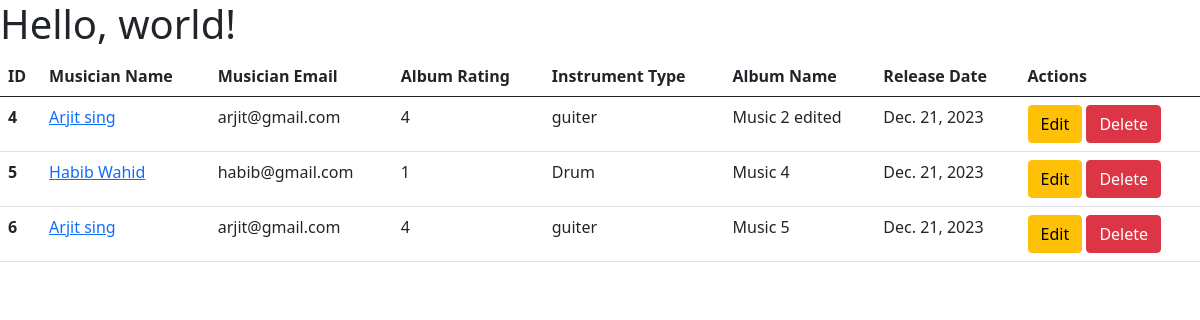
The page / on the database its author committed.
### Album/models.py (models this page shows)
class Albums(models.Model):
    name = models.CharField(max_length=60)
    release_date = models.DateField(auto_now_add=True)
    MY_CHOICES = (
        ('1', ' 1 star'),
        ('2', ' 2 star'),
        ('3', ' 3 star'),
        ('4', ' 4 star'),
        ('5', ' 5 star'),
    )
    Rating = models.CharField(max_length=10, choices=MY_CHOICES)
    musician = models.ForeignKey(Musicians ,on_delete=models.CASCADE)

### musician/models.py (models this page shows)
class Musicians(models.Model):
    first_name = models.CharField(max_length=30)
    last_name = models.CharField(max_length=30)
    email = models.EmailField()
    phone_number = models.IntegerField()
    instrument = models.TextField()

### Musicians_Directory/views.py (the view)
# urls.py: 2. Add a URL to urlpatterns:  path('', views.home, name='home')
def home(request):
    data = Albums.objects.all()
    print(data)
    return render(request, 'index.html',{'data':data})

### templates/index.html
{% extends "base.html" %}
{% block content %}
<table class="table">
    <thead>
      <tr>
        <th scope="col">ID</th>
        <th scope="col">Musician Name</th>
        <th scope="col">Musician Email</th>
        <th scope="col">Album Rating</th>
        <th scope="col">Instrument Type</th>
        <th scope="col">Album Name</th>
        <th scope="col">Release Date</th>
        <th scope="col">Actions</th>
      </tr>
    </thead>
    <tbody>
        {% for dt in data %}
        <tr>
            <th scope="row">{{dt.id}}</th>
            <td><a href="{% url "edit_details" dt.id%}" class="">{{dt.musician.first_name}} {{dt.musician.last_name}}</a></td>
            <td>{{dt.musician.email}}</td>
            <td>{{dt.Rating}}</td>
            <td>{{dt.musician.instrument}}</td>
            <td>{{dt.name}}</td>
            <td>{{dt.release_date}}</td>
            <td><a href="{% url "edit_post" dt.id %}" class="btn btn-warning">Edit</a>
              <a href="{% url "delete_post" dt.id%}" class="btn btn-danger">Delete</a> </td>
          </tr>
        {% endfor %}
    </tbody>
  </table>
{% endblock %}

### templates/base.html (shortened to what this page needs)
<!doctype html>
<html lang="en">
  <head>
    <link href="https://cdn.jsdelivr.net/npm/bootstrap@5.0.2/dist/css/bootstrap.min.css" rel="stylesheet">
  </head>
  <body>
    <h1>Hello, world!</h1>
    {% block content %}{% endblock %}
  </body>
</html>

### rows shown on the page
Albums: id "4", musician.first_name "Arjit", musician.last_name "sing", musician.email "arjit@gmail.com", Rating "4", musician.instrument "guiter", name "Music 2 edited", release_date "Dec. 21, 2023"
Albums: id "5", musician.first_name "Habib", musician.last_name "Wahid", musician.email "habib@gmail.com", Rating "1", musician.instrument "Drum", name "Music 4", release_date "Dec. 21, 2023"
Albums: id "6", musician.first_name "Arjit", musician.last_name "sing", musician.email "arjit@gmail.com", Rating "4", musician.instrument "guiter", name "Music 5", release_date "Dec. 21, 2023"
